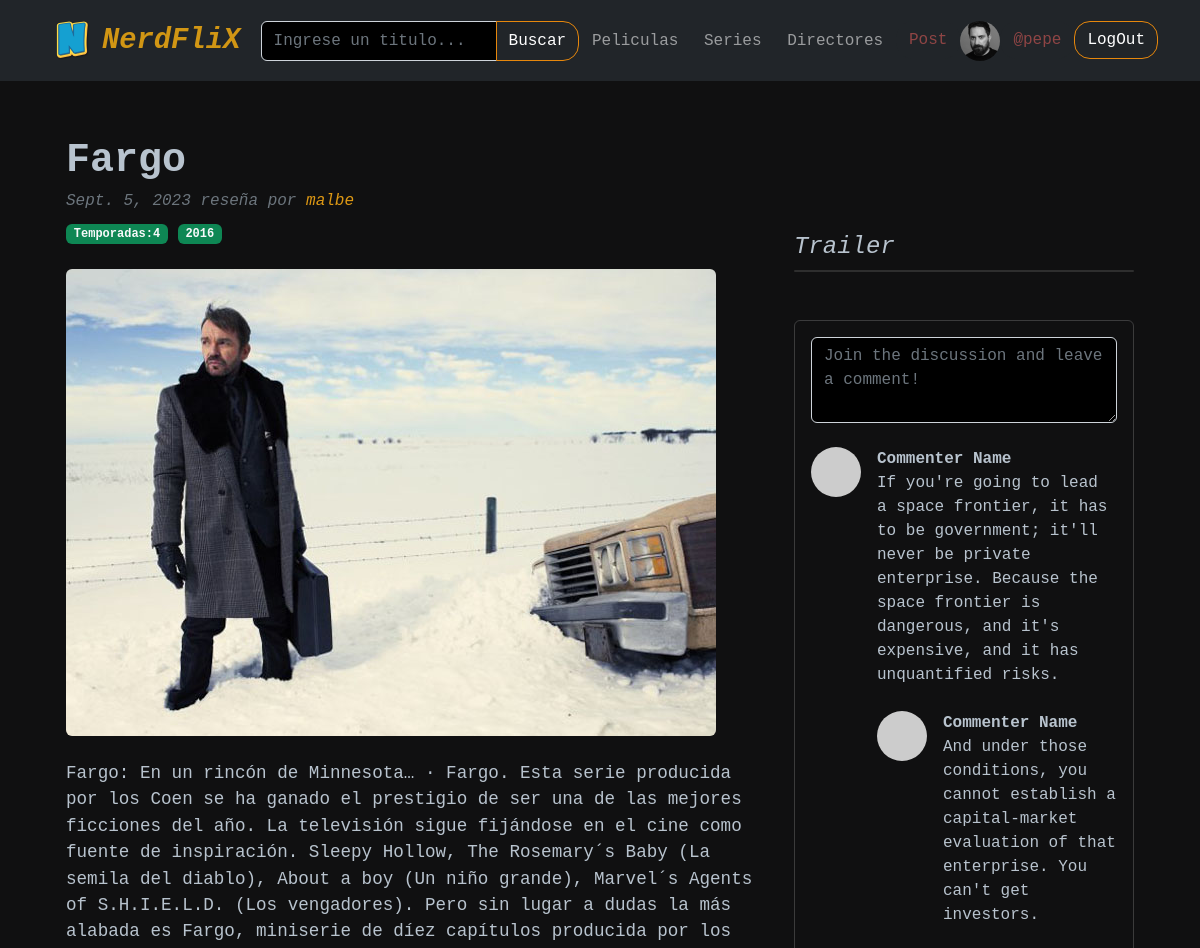
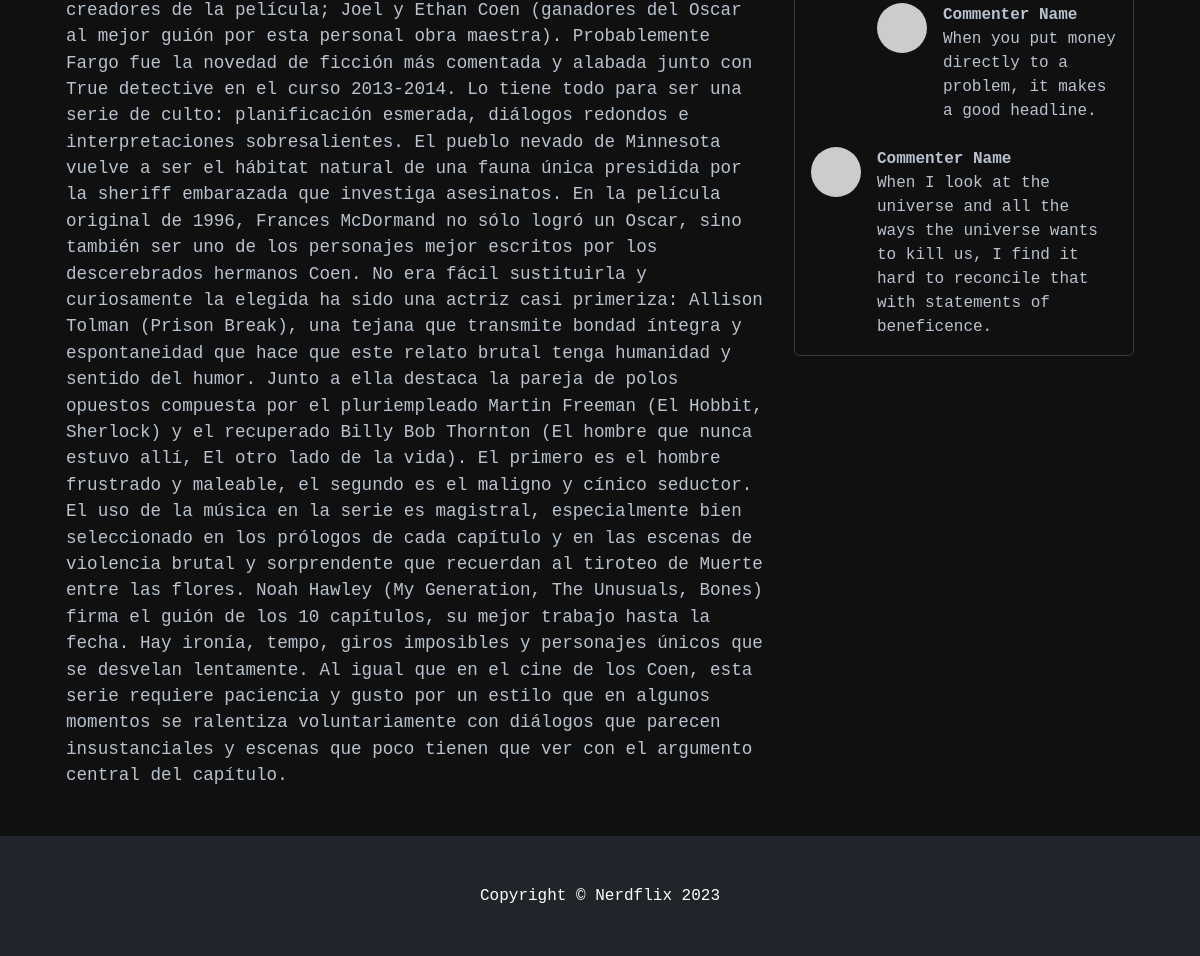
Page /series-detalle/fargo (signed in) on the committed database (2 pictures, top to bottom).
### AppCoder/models.py (models this page shows, shortened)
class Perfil(models.Model):
    user =models.OneToOneField(User,on_delete=models.CASCADE)
    avatar=models.ImageField(null=True,blank=True)
    imagen=models.ImageField(null=True,blank=True)
    bio=models.TextField(null=True,blank=True)
    fecha_nac = models.DateField(null=True,blank=True,verbose_name='Fecha de nacimiento')
    ciudad=models.CharField(max_length=200,null=True,blank=True)
    pais=models.CharField(max_length=200,null=True,blank=True)
    web=models.URLField(max_length=200,null=True,blank=True)
    redes=models.URLField(max_length=200,null=True,blank=True)

class Series(models.Model):
    titulo =models.CharField(max_length=50)
    slug = models.SlugField(unique=True,null=True)
    fecha_creacion=models.DateField(auto_now_add=True)
    genero= models.ManyToManyField(Generos)
    año=models.IntegerField(null=True)
    temporadas= models.IntegerField(null=True)
    reseña = models.TextField(null=True)
    autor_reseña= models.ForeignKey(User,on_delete=models.CASCADE,null=True)
    cover = models.ImageField(null=True)
    imagen = models.ImageField(null=True)
    video_link = EmbedVideoField(blank=True,null=True)
    destacada= models.BooleanField(default=False)

### AppCoder/views.py (the view)
# urls.py: path('series-detalle/<slug:slug>',ReseñaSeriesDetalle.as_view(),name='series_detalle'),
class ReseñaSeriesDetalle(LoginRequiredMixin,DetailView):
     model = Series
     template_name= 'AppCoder/series_detalle.html'

### AppCoder/context_processors.py (called while the page is built)
def generos_contexto(request):
    generos=Generos.objects.all()
    return {
        'generos':generos
    }

### AppCoder/templates/AppCoder/series_detalle.html (shortened to what this page needs)
{% extends "Base.html" %}
{% load static %}
{% load embed_video_tags %}
{% block contenidoQueCambia %}
 <div class="container mt-5">
    <div class="row">
        <div class="col-lg-8">
            <article>
                <header class="mb-4">
                    <h1 class="fw-bolder mb-1"> {{ series.titulo }}</h1>
                    <div class="text-muted fst-italic mb-2"> {{ series.fecha_creacion}} reseña por <a class="list-unstyled" href="{% url 'usuarios_detalle' series.autor_reseña.id  %}">{{ series.autor_reseña}}</a></div>
                    <a class="badge bg-secondary text-decoration-none link-light" > Temporadas:{{series.temporadas }}</a>
                    <a class="badge bg-secondary text-decoration-none link-light">{{ series.año}}</a>
                </header>
                <figure class="mb-4"><img class="img-fluid rounded" src="{{ series.imagen.url }}" alt="..." /></figure>
                <section class="mb-5">
                    <p class="fs-5 mb-4">{{ series.reseña }}</p>
                </section>
            </article>
        </div>
        <div class="col-lg-4">
            <div class="mb-4">
                <br>
                <br>
                <br>
                <br>
                <div class="card-header"><h4><i>Trailer</i></h4></div>
                <div class="card">{% video series.video_link 'small' %}</div>
                <br>
                <br>
            <section class="mb-5">
                <div class="card bg-light">
                    <div class="card-body">
                        <form class="mb-4"><textarea class="form-control" rows="3" placeholder="Join the discussion and leave a comment!"></textarea></form>
                        <div class="d-flex mb-4">
                            <div class="flex-shrink-0"><img class="rounded-circle" src="https://dummyimage.com/50x50/ced4da/6c757d.jpg" alt="..." /></div>
                            <div class="ms-3">
                                <div class="fw-bold">Commenter Name</div>
                                If you're going to lead a space frontier, it has to be government; it'll never be private enterprise. Because the space frontier is dangerous, and it's expensive, and it has unquantified risks.
                                <div class="d-flex mt-4">
                                    <div class="flex-shrink-0"><img class="rounded-circle" src="https://dummyimage.com/50x50/ced4da/6c757d.jpg" alt="..." /></div>
                                    <div class="ms-3">
                                        <div class="fw-bold">Commenter Name</div>
                                        And under those conditions, you cannot establish a capital-market evaluation of that enterprise. You can't get investors.
                                    </div>
                                </div>
                                <div class="d-flex mt-4">
                                    <div class="flex-shrink-0"><img class="rounded-circle" src="https://dummyimage.com/50x50/ced4da/6c757d.jpg" alt="..." /></div>
                                    <div class="ms-3">
                                        <div class="fw-bold">Commenter Name</div>
                                        When you put money directly to a problem, it makes a good headline.
                                    </div>
                                </div>
                            </div>
                        </div>
                        <div class="d-flex">
                            <div class="flex-shrink-0"><img class="rounded-circle" src="https://dummyimage.com/50x50/ced4da/6c757d.jpg" alt="..." /></div>
                            <div class="ms-3">
                                <div class="fw-bold">Commenter Name</div>
                                When I look at the universe and all the ways the universe wants to kill us, I find it hard to reconcile that with statements of beneficence.
                            </div>
                        </div>
                    </div>
                </div>
            </section>
            </div>
        </div>
    </div>
</div>
{% endblock %}

### AppCoder/templates/navbar.html (shortened to what this page needs)
{% load static %}
 <nav class="navbar navbar-expand-lg navbar-dark bg-dark">
    <div class="container">
        <img id="logo" src="{% static 'AppCoder/IMG/pngwing.com.png' %}" >
        <a class="navbar-brand" href="{% url 'inicio' %}"><i><b>NerdFliX</b></i> </a>
        <div class="collapse navbar-collapse" id="navbarSupportedContent">
            <ul class="navbar-nav ms-auto mb-2 mb-lg-0">
                 <form class="input-group" action="{% url 'busqueda' %}" method="get">
                        <input name = "titulo" class="form-control" type="text" placeholder="Ingrese un titulo..." aria-label="Enter search term..." aria-describedby="button-search" />
                        <button class="btn btn-primary" id="button-search" type="submit">Buscar</button>
                    </form>
                <li class="nav-item"><a class="nav-link" href="{% url 'peliculas' %}">Peliculas</a></li>
                <li class="nav-item"><a class="nav-link" href="{% url 'series' %}">Series</a></li>
                <li class="nav-item"><a class="nav-link" href="{% url 'directores' %}">Directores</a></li>
                <li class="nav-item dropdown">
                    <button class="btn btn-dark dropdown" data-bs-toggle="dropdown" aria-expanded="false">
                    Post
                    </button>
                </li>
                {% if request.user.is_authenticated %}
                {% if request.user.perfil.avatar %}
                    <img class="rounded-circle"  height="40px" width="40px"  src={{request.user.perfil.avatar.url}}   alt="..." />
                    {%endif%}
                        <li class="nav-item dropdown">
                    <button class="btn btn-dark dropdown" data-bs-toggle="dropdown" aria-expanded="false">
                     @{{request.user}}
                    </button>
                    </li>
                    <li class="nav-item"><a class="btn btn-primary" href="{% url 'logout' %}">LogOut</a></li>
                {% else %}
                    <li class="nav-item"><a class="btn btn-primary" href="{% url 'login' %}">LogIN</a></li>
                {% endif%}
            </ul>
        </div>
    </div>
</nav>

### rows in the picture
Series: titulo "Fargo", fecha_creacion "Sept. 5, 2023", autor_reseña "malbe", temporadas "4", año "2016", imagen (picture), reseña "Fargo: En un rincón de Minnesota… · Fargo. Esta serie producida por los Coen se ha ganado el prestigio de ser una de las mejores ficciones del año. La televisión sigue fijándose en el cine como fuente de inspiración. Sleepy Hollow, The Rosemary´s Baby (La semila del diablo), About a boy (Un niño grande), Marvel´s Agents of S.H.I.E.L.D. (Los vengadores). Pero sin lugar a dudas la más alabada es Fargo, miniserie de díez capítulos producida por los creadores de la película; Joel y Ethan Coen (ganadores del Oscar al mejor guión por esta personal obra maestra). Probablemente Fargo fue la novedad de ficción más comentada y alabada junto con True detective en el curso 2013-2014. Lo tiene todo para…"

### other values in the picture
{{ request.user }} "pepe"
